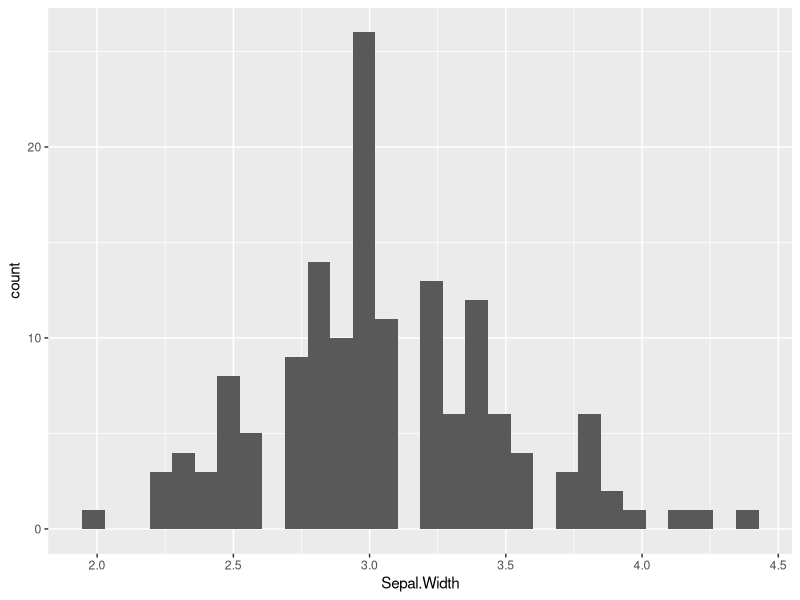
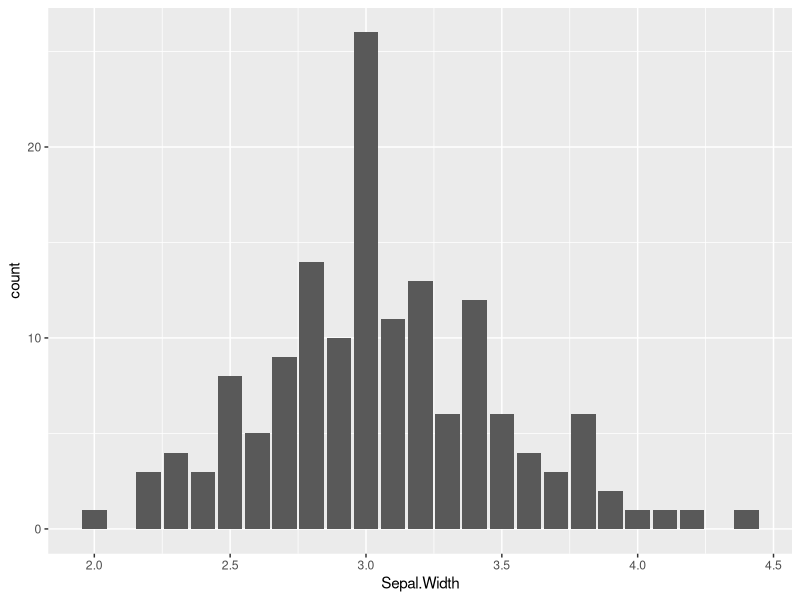
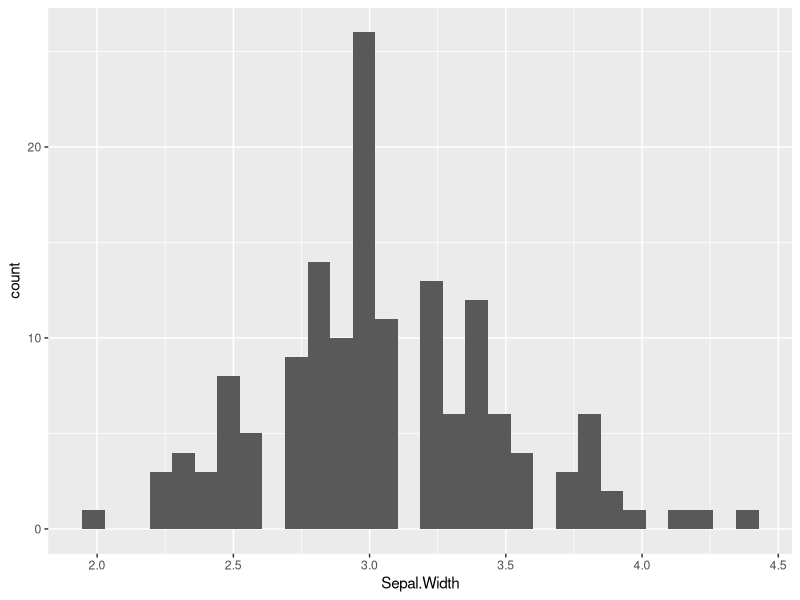
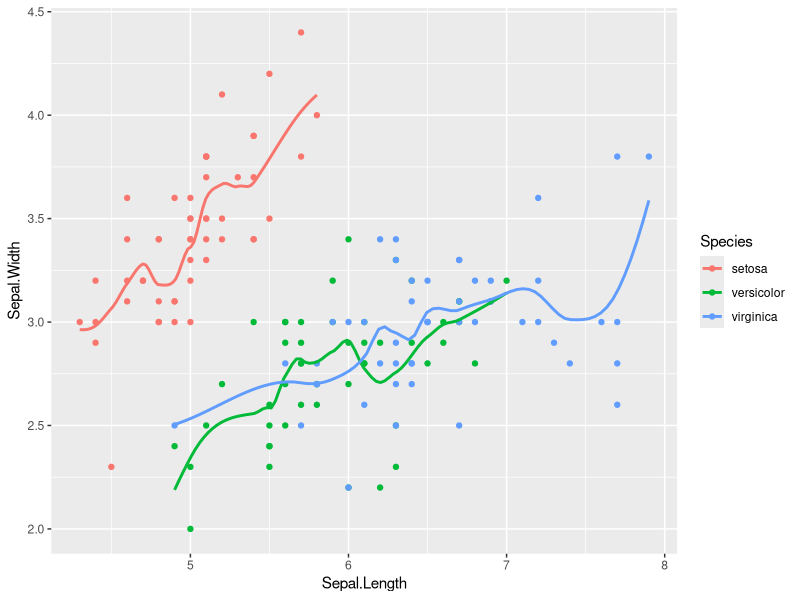
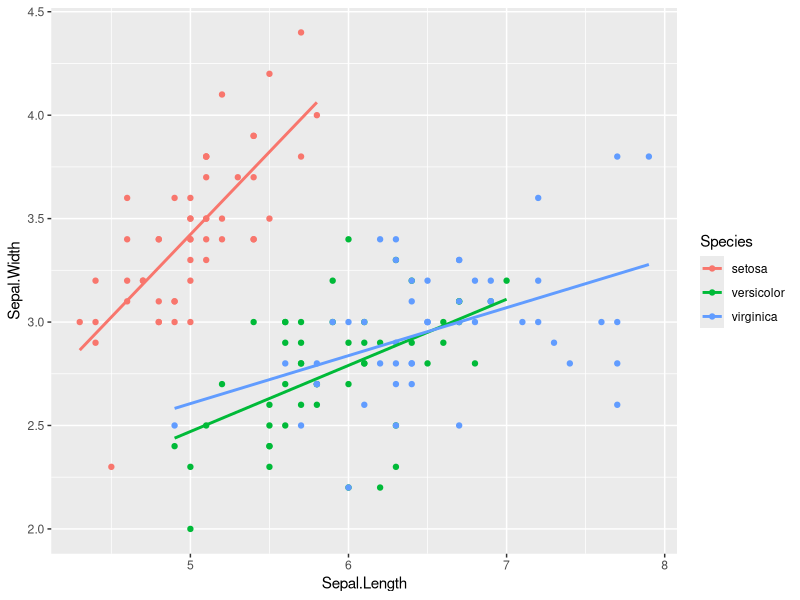
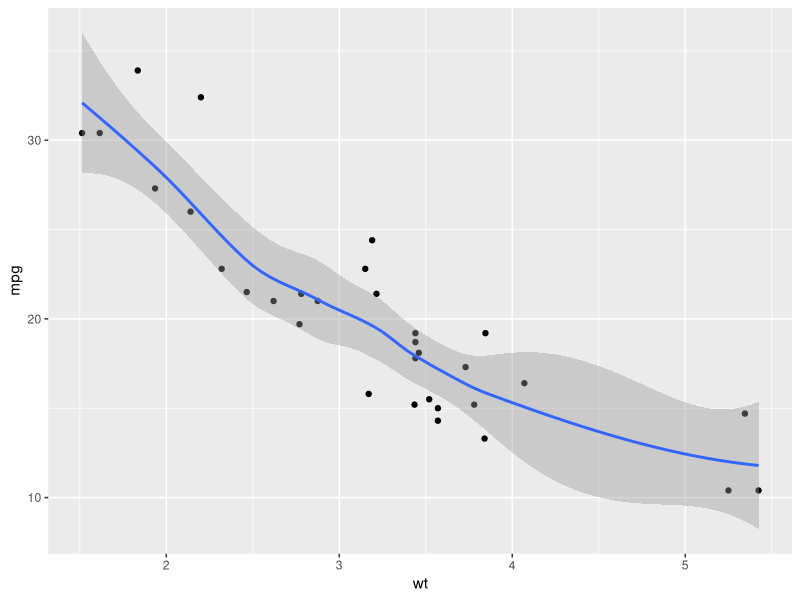
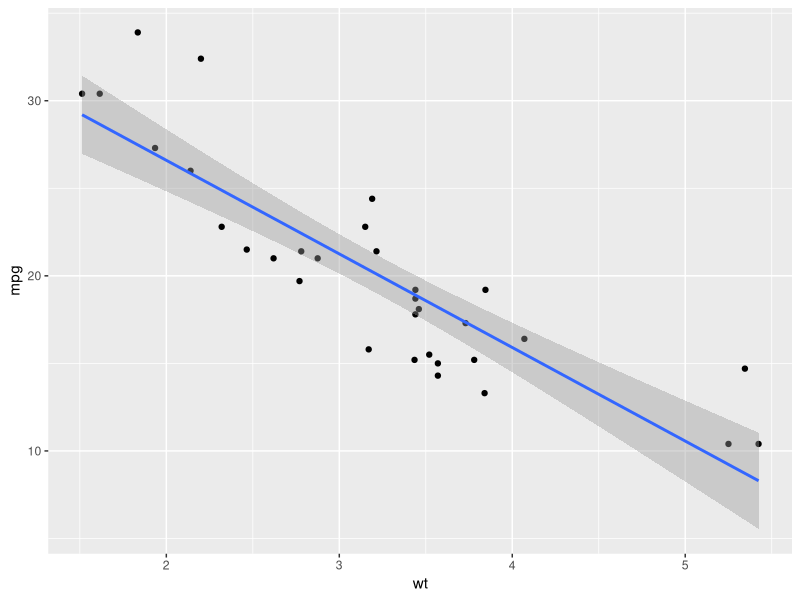
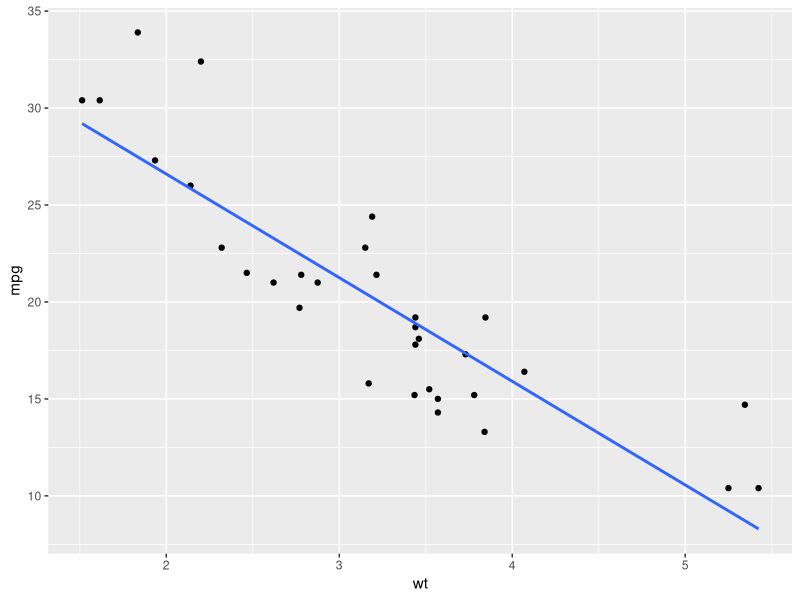

Write the R code that produced these figures, in order.
# geom_ , stat_
library(tidyverse)

p <- ggplot(iris, aes(x = Sepal.Width))

p + geom_histogram()
p + geom_bar()
p + stat_bin()


ggplot(iris, aes(x = Sepal.Length, y = Sepal.Width, col = Species)) + 
  geom_point() +
  geom_smooth(se = F, span = .4)

ggplot(iris, aes(x = Sepal.Length, y = Sepal.Width, col = Species)) + 
  geom_point() +
  geom_smooth(se = F, method = 'lm')


# ggplot2 is already loaded

# Explore the mtcars data frame with str()
str(mtcars)

# A scatter plot with LOESS smooth
ggplot(mtcars, aes(x = wt, y = mpg)) +
  geom_point() +
  geom_smooth()

# A scatter plot with an ordinary Least Squares linear model
ggplot(mtcars, aes(x = wt, y = mpg)) +
  geom_point() +
  geom_smooth(method = 'lm')

# The previous plot, without CI ribbon
ggplot(mtcars, aes(x = wt, y = mpg)) +
  geom_point() + 
  geom_smooth(method = 'lm', se =F)

# The previous plot, without points
ggplot(mtcars, aes(x = wt, y = mpg)) +
  geom_smooth(method = 'lm', se =F)



# -------------------------------------------------------------------------

# 1 - Define cyl as a factor variable
ggplot(mtcars, aes(x = wt, y = mpg, col = factor(cyl))) +
  geom_point() +
  stat_smooth(method = "lm", se = FALSE)

# 2 - Plot 1, plus another stat_smooth() containing a nested aes()
ggplot(mtcars, aes(x = wt, y = mpg, col = factor(cyl))) +
  geom_point() +
  stat_smooth(method = "lm", se = FALSE) + 
  stat_smooth(aes(group = 1), method = 'lm', se = FALSE)


# -------------------------------------------------------------------------

# Plot 1: change the LOESS span
ggplot(mtcars, aes(x = wt, y = mpg)) +
  geom_point() +
  # Add span below
  geom_smooth(se = FALSE, span = .7)

# Plot 2: Set the second stat_smooth() to use LOESS with a span of 0.7
ggplot(mtcars, aes(x = wt, y = mpg, col = factor(cyl))) +
  geom_point() +
  stat_smooth(method = "lm", se = FALSE) +
  # Change method and add span below
  stat_smooth(method = "loess", aes(group = 1),
              se = FALSE, col = "black", span = .7)

# Plot 3: Set col to "All", inside the aes layer of stat_smooth()
ggplot(mtcars, aes(x = wt, y = mpg, col = factor(cyl))) +
  geom_point() +
  stat_smooth(method = "lm", se = FALSE) +
  stat_smooth(method = "loess",
              # Add col inside aes()
              aes(group = 1, col = 'All'),
              # Remove the col argument below
              se = FALSE, span = 0.7)



library(RColorBrewer)
# Plot 4: Add scale_color_manual to change the colors
myColors <- c(brewer.pal(3, "Dark2"), "black")
ggplot(mtcars, aes(x = wt, y = mpg, col = factor(cyl))) +
  geom_point() +
  stat_smooth(method = "lm", se = FALSE, span = 0.7) +
  stat_smooth(method = "loess", 
              aes(group = 1, col="All"), 
              se = FALSE, span = 0.7) +
  # Add correct arguments to scale_color_manual
  scale_color_manual('Cylinders',values = myColors)


# -------------------------------------------------------------------------
Vocab <- read_csv('./data/vocab.csv') 
Vocab %>% head()

# Plot 1: Jittered scatter plot, add a linear model (lm) smooth
ggplot(Vocab, aes(x = education, y = vocabulary)) +
  geom_jitter(alpha = 0.2) +
  stat_smooth(method = 'lm', se = F) # smooth

# Plot 2: points, colored by year
ggplot(Vocab, aes(x = education, y = vocabulary, col = year)) +
  geom_jitter(alpha = 0.2) 

# Plot 3: lm, colored by year
ggplot(Vocab, aes(x = education, y = vocabulary, col = factor(year))) +
  stat_smooth(method = 'lm', se = F) # smooth

# Plot 4: Set a color brewer palette
ggplot(Vocab, aes(x = education, y = vocabulary, col = factor(year))) +
  stat_smooth(method = 'lm', se = F) + # smooth
  scale_color_brewer()

# Plot 5: Add the group aes, specify alpha and size
ggplot(Vocab, aes(x = education, y = vocabulary, col = year, group = factor(year))) +
  stat_smooth(method = "lm", se = FALSE, alpha = .6, size = 2) +
  scale_color_gradientn(colors = brewer.pal(9, "YlOrRd"))


# -------------------------------------------------------------------------

# Use stat_quantile instead of stat_smooth
ggplot(Vocab, aes(x = education, y = vocabulary, col = year, group = factor(year))) +
  stat_quantile(alpha = 0.6, size = 2) +
  scale_color_gradientn(colors = brewer.pal(9,"YlOrRd"))

# Set quantile to 0.5
ggplot(Vocab, aes(x = education, y = vocabulary, col = year, group = factor(year))) +
  stat_quantile(alpha = 0.6, size = 2, quantiles = .5) +
  scale_color_gradientn(colors = brewer.pal(9,"YlOrRd"))


# -------------------------------------------------------------------------

# Plot 1: Jittering only
p <- ggplot(Vocab, aes(x = education, y = vocabulary)) +
  geom_jitter(alpha = 0.2)

# Plot 2: Add stat_sum
p +
  stat_sum() # sum statistic

# Plot 3: Set size range
p +
  stat_sum() + # sum statistic
  scale_size(range = c(1, 10)) # set size scale









